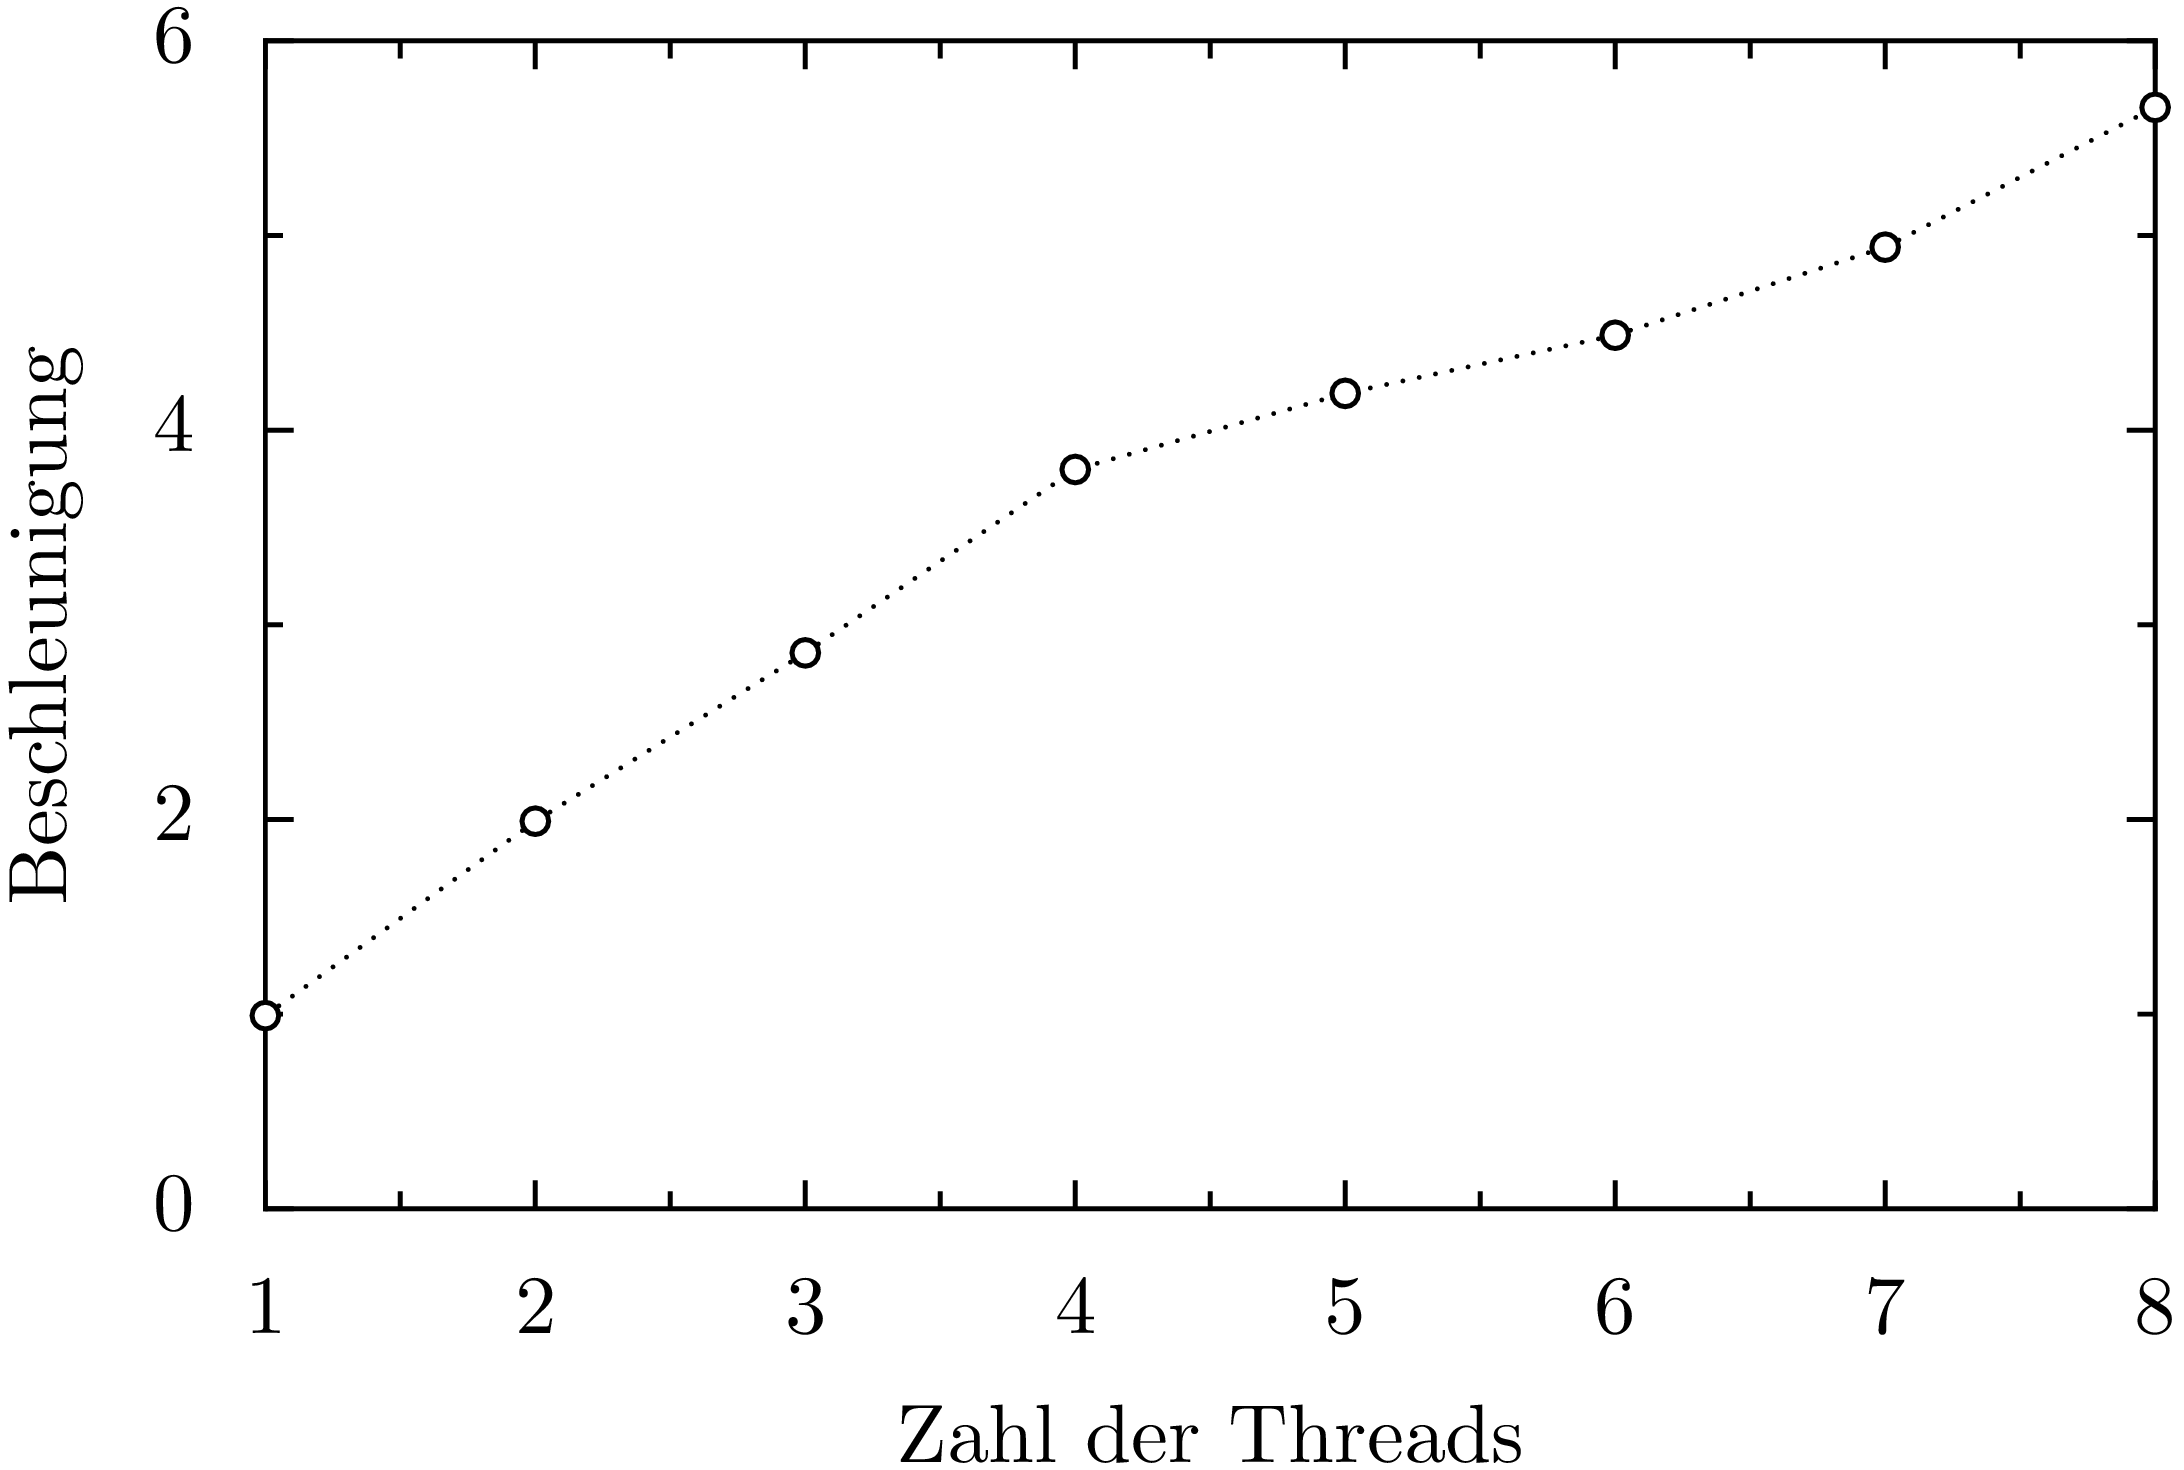

Write Python code to recreate this figure.
from pyx import color, deco, graph, style

with open('numba_parallel.dat') as fh:
    t_cpu = float(fh.readline().rstrip('\n').split()[1])
    t_parallel = []
    for _ in range(8):
        elems = fh.readline().rstrip('\n').split()
        t_parallel.append((int(elems[0]), float(elems[1])))
t_parallel = [(n, t_cpu/t) for n, t in t_parallel]

g = graph.graphxy(width=8,
        x=graph.axis.linear(min=1, max=8, title="Zahl der Threads"),
        y=graph.axis.linear(title="Beschleunigung"))
g.plot(graph.data.points(t_parallel, x=1, y=2),
       [graph.style.line([style.linestyle.dotted]),
        graph.style.symbol(symbol=graph.style.symbol.circle,
                           size=0.1,
                           symbolattrs=[deco.filled([color.grey(1)])])
       ])
g.writePDFfile()
g.writeGSfile(device="png16m", resolution=600)
